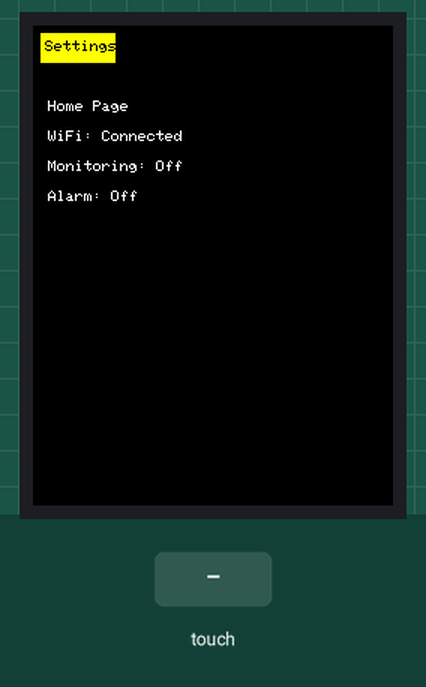
The sketch below on a simulated Arduino Uno, built with avr-gcc and run on an emulated ATmega328P. Parts: 240×320 colour display. The inputs (shaded band) are chosen by the test bench. What the sketch prints to the serial monitor is not drawn.

Above: at 1.5 s.
1.6 s: touch panel pressed at 13 % / 10 % of its raw x / y range
Timing chart, 0 to 4.6 s (numbered marks = the images above; inputs shaded):
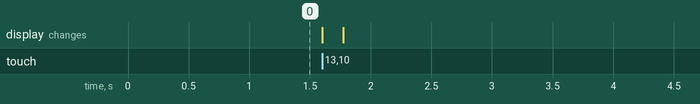

The sketch:

with_wifi_config__1_.ino
```cpp
#include <Adafruit_GFX.h>    // Core graphics library
#include <Adafruit_TFTLCD.h> // Hardware-specific library
#include <TouchScreen.h>

#define YP A2  // must be an analog pin, use "An" notation!
#define XM A1  // must be an analog pin, use "An" notation!
#define YM 6   // can be a digital pin
#define XP 7   // can be a digital pin

#define TS_MINX 140
#define TS_MINY 170
#define TS_MAXX 920
#define TS_MAXY 948

TouchScreen ts = TouchScreen(XP, YP, XM, YM, 300);

#define LCD_CS A3
#define LCD_CD A2
#define LCD_WR A1
#define LCD_RD A0
#define LCD_RESET A4

#define YELLOW  0xFFE0
#define RED     0xF800
#define GREEN   0x07E0
#define BLACK   0x0000
#define WHITE   0xFFFF

Adafruit_TFTLCD tft(LCD_CS, LCD_CD, LCD_WR, LCD_RD, LCD_RESET);

#define MINPRESSURE 10
#define MAXPRESSURE 1000

bool alarmOn = false;
bool wifiConnected = true;
bool monitoringOn = false;
bool inSettingsMenu = false; // Flag to check if in settings menu

void setup() {
    Serial.begin(9600);

    tft.reset();
    uint16_t identifier = tft.readID();
    tft.begin(identifier);
    tft.fillScreen(BLACK);

    drawHomePage();
}

void loop() {
    TSPoint p = ts.getPoint();
    pinMode(XM, OUTPUT);
    pinMode(YP, OUTPUT);

    if (p.z > MINPRESSURE && p.z < MAXPRESSURE) {
        int16_t screenX = map(p.x, TS_MINX, TS_MAXX, 0, tft.width());
        int16_t screenY = map(p.y, TS_MAXY, TS_MINY, tft.height(), 0);

        if (!inSettingsMenu) {
            // Check if settings button is pressed on the home page
            if (screenX >= 5 && screenX <= 55 && screenY >= 5 && screenY <= 25) {
                Serial.println("Settings button pressed");
                inSettingsMenu = true;  // Enter settings menu
                drawSettingsMenu();
            }
        } else {
            // We are in settings menu, check for button presses here
            // Toggle alarm in settings
            if (screenX >= 5 && screenX <= 100 && screenY >= 50 && screenY <= 70) {
                alarmOn = !alarmOn;
                drawSettingsMenu();
            }
            // Toggle monitoring in settings
            else if (screenX >= 5 && screenX <= 100 && screenY >= 90 && screenY <= 110) {
                monitoringOn = !monitoringOn;
                drawSettingsMenu();
            }
            // Toggle WiFi in settings
            else if (screenX >= 5 && screenX <= 100 && screenY >= 130 && screenY <= 150) {
                wifiConnected = !wifiConnected;
                drawSettingsMenu();
            }
            // Check if back button is pressed
            else if (screenX >= 5 && screenX <= 55 && screenY >= 5 && screenY <= 25) {
                Serial.println("Back button pressed");
                inSettingsMenu = false;  // Exit settings menu
                drawHomePage(); // Return to home page
            }
        }
    }
}

void drawHomePage() {
    tft.fillScreen(BLACK);

    // Draw settings button
    tft.fillRect(5, 5, 50, 20, YELLOW); // Rectangular button
    tft.setTextColor(BLACK);
    tft.setTextSize(1);
    tft.setCursor(8, 10);
    tft.print("Settings");

    // Display home screen information like WiFi, Alarm, and Monitoring status
    tft.setTextColor(WHITE);
    tft.setCursor(10, 50);
    tft.print("Home Page");

    // WiFi status
    tft.setCursor(10, 70);
    tft.print(wifiConnected ? "WiFi: Connected" : "WiFi: Disconnected");

    // Monitoring status
    tft.setCursor(10, 90);
    tft.print(monitoringOn ? "Monitoring: On" : "Monitoring: Off");

    // Alarm status
    tft.setCursor(10, 110);
    tft.print(alarmOn ? "Alarm: On" : "Alarm: Off");
}

void drawSettingsMenu() {
    tft.fillScreen(BLACK);

    // Draw back button
    tft.fillRect(5, 5, 50, 20, YELLOW); // Rectangular button
    tft.setTextColor(BLACK);
    tft.setTextSize(1);
    tft.setCursor(8, 10);
    tft.print("Back");

    // Alarm toggle button
    tft.fillRect(5, 50, 100, 20, alarmOn ? GREEN : RED);
    tft.setCursor(8, 55);
    tft.setTextColor(WHITE);
    tft.print("Toggle Alarm");

    // Monitoring toggle button
    tft.fillRect(5, 90, 100, 20, monitoringOn ? GREEN : RED);
    tft.setCursor(8, 95);
    tft.print("Toggle Monitor");

    // Wi-Fi toggle button
    tft.fillRect(5, 130, 100, 20, wifiConnected ? GREEN : RED);
    tft.setCursor(8, 135);
    tft.print("Toggle Wi-Fi");
}
```
